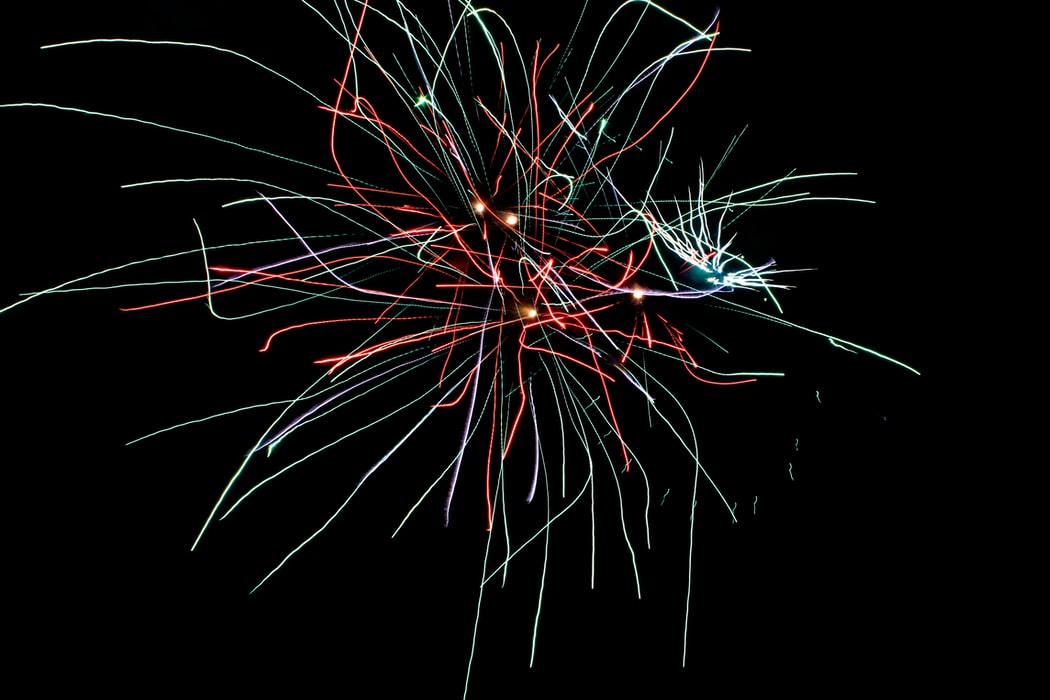
#> input picture Assignments/Haoua/PYTHON/abstract2.jpg, 1050 x 700 px, found by its file name
$ python lab16.py
#> lines starting #> are read from the running program, lines starting #| are printed output that depends on the picture
from PIL import Image, ImageDraw
import colorsys
img = Image.open("PYTHON/abstract2.jpg")
#> img is the input picture: PIL image 1050x700 RGB; mean R, G, B 12, 10.5, 10
width, height = img.size
#> width = 1050; height = 700
pixels = img.load()


'''
for i in range(width):
    for j in range(height):
        r,g,b = pixels[i, j]

        y = int(0.299*r + 0.587*g + 0.114*b)
        pixels [i, j] = y, y, y


img.show()
'''

#--------------------- Version 2 -------------------

'''
for i in range(width):
    for j in range(height):
        r,g,b = pixels[i,j]
        h,s,v = colorsys.rgb_to_hsv(r/255, g/255, b/255)

# do some math on h, s, v
        h=float(r/255)
        s=float(g/255)
        v=float(b/255)

        r,g,b=colorsys.hsv_to_rgb(h,s,v)
        r=int(r*255)
        g=int(g*255)
        b=int(b*255)


        # [8 lines of commented-out code are left out]
        pixels[i,j] = (r,g,b)
img.show()

'''
#---------Version 3--------------------

'''
width = 500
height = 500

img = Image.new('RGB', (width, height))

draw = ImageDraw.Draw(img)


# the origin (0, 0) is at the top-left corner
'''
#draw.rectangle(((0, 0), (width, height)), fill="white")

## draw a rectangle from x0, y0 to x1, y1
#draw.rectangle(((100, 100), (300, 300)), fill="lightblue")
'''
# draw a line from x0, y0, x1, y1
# using the color pink
# color = (256, 128, 128)  # pink
# draw.line((0, 0, width, height), fill=color)
# draw.line((0, height, width, 0), fill=color)


circle_x = width/5
circle_y = height/2
circle_radius = 50
draw.ellipse((circle_x-circle_radius, circle_y-circle_radius, circle_x+circle_radius, circle_y), fill='lightgreen')


color = (256, 128, 128)  # pink
# draw.line((100, 100, 100, 0), fill=color)
draw.line((circle_x, circle_y, circle_x,-0), fill=color)
# draw.line((100, circle_x, circle_y,0), fill=color)
draw.line((0, circle_x, circle_y,100), fill=color)

img.show()
'''
#-------------------------version4--------------
from PIL import Image, ImageDraw
from random import randint

width = 500
height = 500

img = Image.new('RGB', (width, height))
#> img: PIL image 500x500 RGB; every value is 0
draw = ImageDraw.Draw(img)

for i in range(1000):
    x0 = randint(0, width)
    y0 = randint(0, height)
    x1 = randint(0, width)
    y1 = randint(0, height)
    line_width = randint(1, 40)
    red = randint(0, 255)
    green = randint(0, 255)
    blue = randint(0, 255)
    draw.line((x0, y0, x1, y1), fill=(red, green, blue), width=line_width)

img.show()
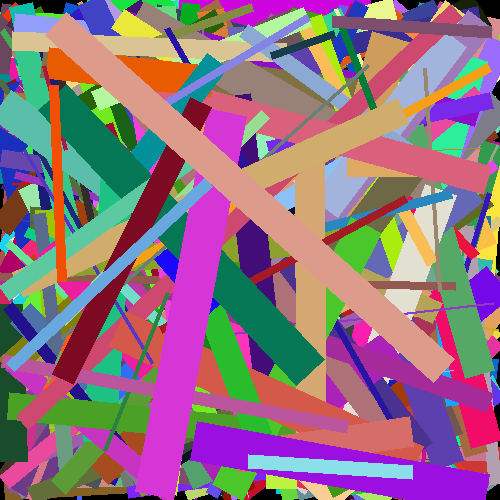
#> shown: PIL image 500x500 RGB; mean R, G, B 145, 113.9, 128.3
